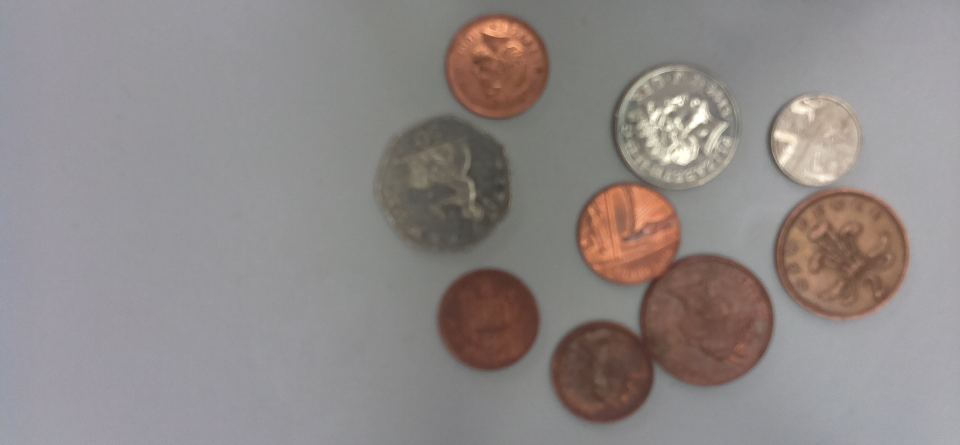
#> input picture coin_picture.png, 1920 x 890 px (shown at 1/2 size)
$ python 50p.py
#> lines starting #> are read from the running program, lines starting #| are printed output that depends on the picture; after the words box and inside, x2 and y2 are one past the last pixel; in counts of white or black regions, pixels touching at a corner belong together
### capstone_solution.py
import numpy as np
import cv2

# [22 lines left out: functions find_circles, draw_circles, not called in this run]

def find_50p(img):
    """Detect contours and area of shapes in the image and filters to detect 50p.

    Return contours matching the area of 50p and number of 50 pence detected.
    """

    imgcanny = cv2.Canny(img,16,14)
    kernel = np.ones((5, 5))
    imgdil = cv2.dilate(imgcanny, kernel, iterations=1)

    contours, hierarchy = cv2.findContours(imgdil, cv2.RETR_EXTERNAL, cv2.CHAIN_APPROX_NONE)

    fifty = []
    count = 0

    for cnt in contours:
        area = cv2.contourArea(cnt)
        if area > 60000 and area < 70000:
            fifty.append(cnt)
            count += 1


    return fifty, count


def get_centre(contours):
    """returns co-ordinates for centre of polygon"""

    for cnt in contours:
            peri = cv2.arcLength(cnt, True)
            approx = cv2.approxPolyDP(cnt, 0.02 * peri, True)
            x , y , w, h = cv2.boundingRect(approx)

    return (x+w//2,y+h//2)


def draw_50p(contours, image):
    """Draw contours around 50p in image

    contours: co-ordinates for contours around detected 50 pence
    image: image on which to draw contours
    """

    centre = get_centre(contours)

    for cnt in contours:
        cv2.drawContours(image, cnt, -1, (255, 0, 0), 4)
        cv2.putText(image, "50",  (centre), cv2.FONT_HERSHEY_SIMPLEX, 2, #get position from coords
                    (0, 0, 0), 2)


# [62 lines left out: functions get_radius, get_brightness, sort_coins, add_results_to_image, not called in this run]

def show_image(image):
    """Display image"""

    cv2.imshow('image', image)
    cv2.waitKey(0)
    cv2.destroyAllWindows()

### 50p.py
import cv2
import numpy as np
import capstone_solution as cs

#Create original colour image.
original_image = cv2.imread('coin_picture.png', 1)
#> original_image is the input picture: shape (890, 1920, 3); mean B, G, R 135.4, 136.8, 142.9
# Create greyscale image and add blur.
img = cv2.imread('coin_picture.png', cv2.IMREAD_GRAYSCALE)
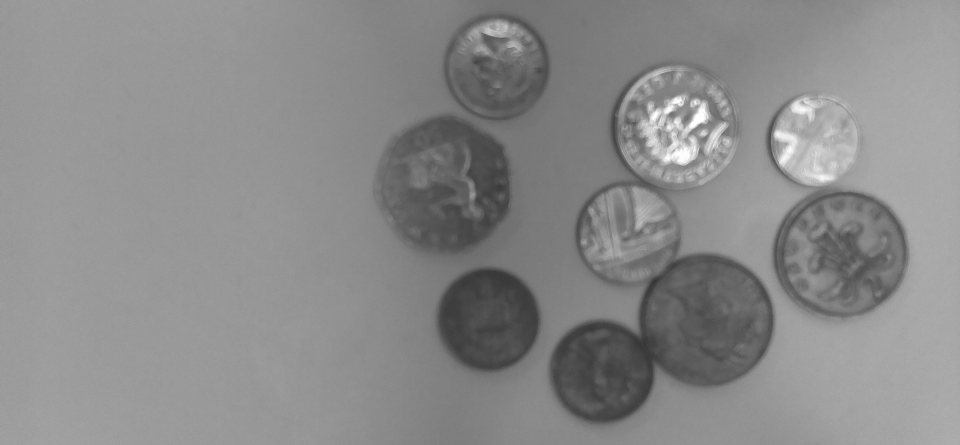
#> img: shape (890, 1920) (shown at 1/2 size); min 48, max 255, mean 138
img = cv2.GaussianBlur(img, (5,5), 0)


fifty_contours = cs.find_50p(img)[0] # Contours of 50p coins
#> in find_50p, `imgcanny = cv2.Canny(img,16,14)`:
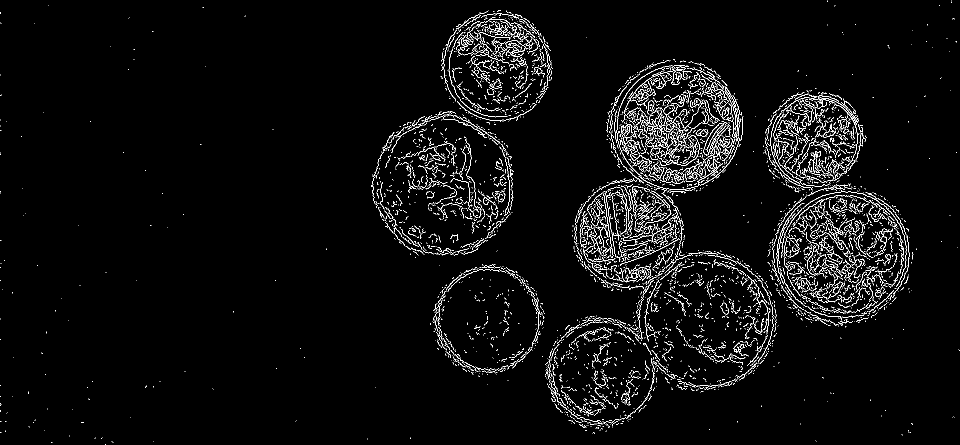
#> imgcanny: shape (890, 1920) (shown at 1/2 size); 3.3% white in thin lines or dots
#> in find_50p, `imgdil = cv2.dilate(imgcanny, kernel, iterations=1)`:
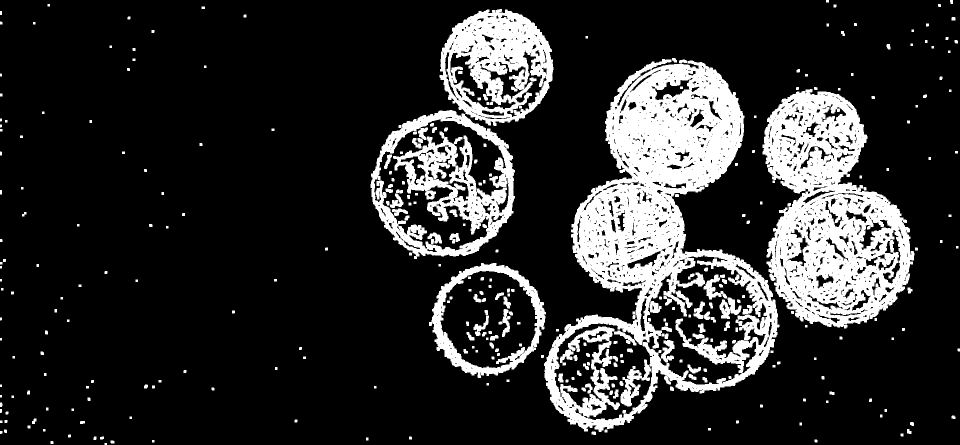
#> imgdil: shape (890, 1920) (shown at 1/2 size); 17.9% white; 319 white regions
#> in find_50p, `contours, hierarchy = cv2.findContours(imgdil, cv2.RETR_EXTERNAL, cv2...`: contours = 192 contours, 54 with area under 20; largest, box (x1, y1, x2, y2) and area: (1088, 118, 1559, 864) 194992, (1525, 178, 1829, 657) 95316, (741, 220, 1030, 518) 64970, (879, 18, 1107, 252) 39600, (858, 526, 1092, 756) 38336
#> the loop in find_50p, `for cnt in contours:` made 192 passes
#> (area, count) on pass 143: (64969.5, 1)
#> area on passes 2, 3, 5, 6, 7, 8: 24.5, 33, 24, 20, 24.5, 31
#> after the loop in find_50p, `for cnt in contours:`: count = 1; fifty = 1 contour; box (x1, y1, x2, y2) and area: (741, 220, 1030, 518) 64970
#> fifty_contours has the same summary as fifty in find_50p

fifty_coins_value = cs.find_50p(img)[1]*50 # Value of of 50p coins in image.
#> the loop in find_50p (call 2), `for cnt in contours:` made 192 passes
#> fifty_coins_value = 50

cs.draw_50p(fifty_contours, original_image)
#> the loop in get_centre, `for cnt in contours:` made 1 pass
#> (peri, x, y, w, h) on pass 1: (1208.6, 742, 227, 285, 291)
#> in draw_50p, `centre = get_centre(contours)`: centre = (884, 372)
#> the loop in draw_50p, `for cnt in contours:` made 1 pass


cs.show_image(original_image)
